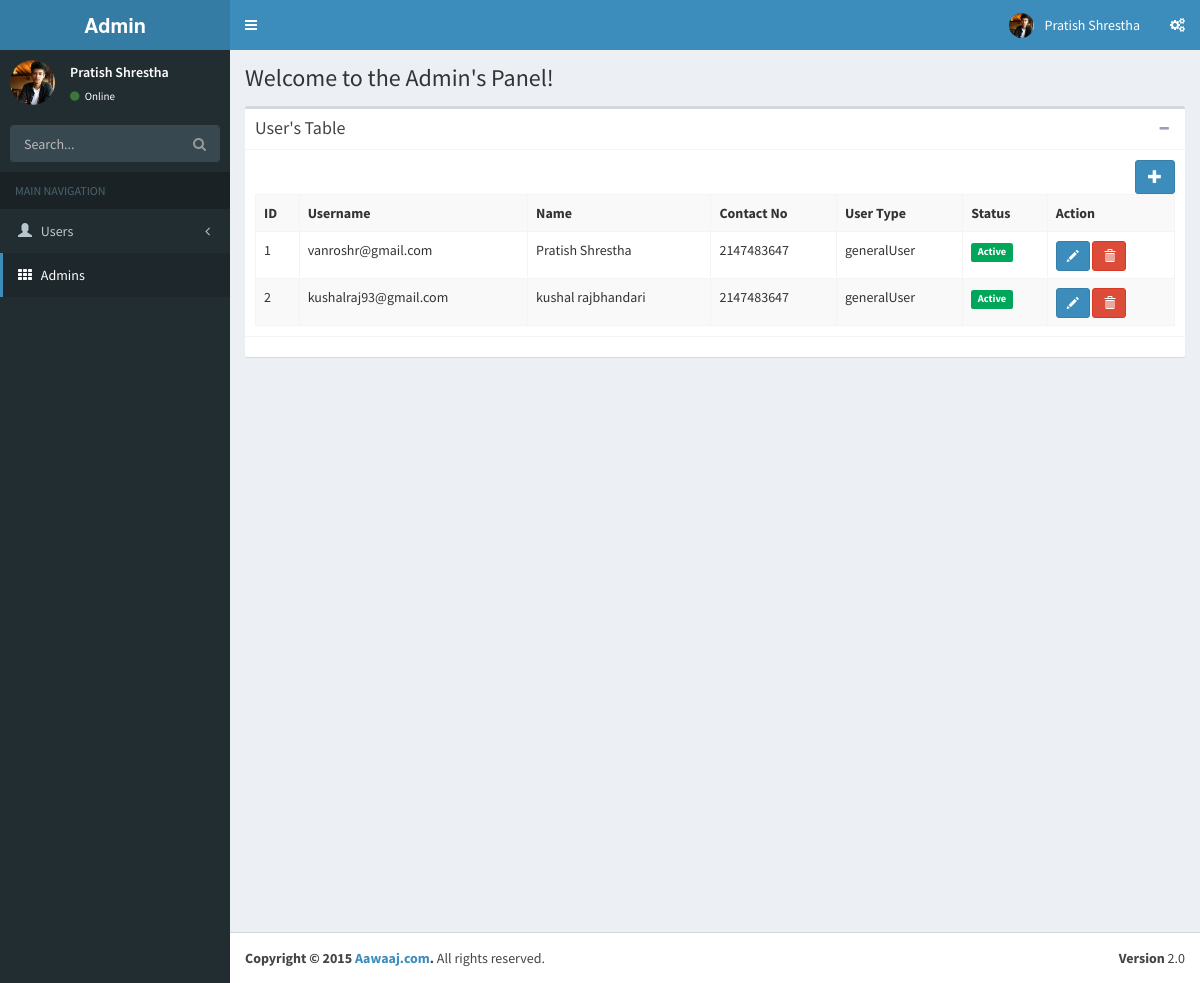
The app's page /admin/index.php with its own data.
### tables this page shows
CREATE TABLE IF NOT EXISTS `user` (
  `user_id` int(11) NOT NULL AUTO_INCREMENT,
  `user_name` varchar(30) NOT NULL,
  `first_name` varchar(20) NOT NULL,
  `last_name` varchar(20) NOT NULL,
  `contact_number` int(30) NOT NULL,
  `user_type` enum('generalUser','organization','welfare') NOT NULL,
  `user_status` tinyint(1) NOT NULL,
  `user_hash` varchar(255) DEFAULT NULL,
  PRIMARY KEY (`user_id`),
  UNIQUE KEY `user_name` (`user_name`)
);

### config/routes.php (called while the page is built)
<?php
	$routes['users'] = 'AdminUserController';
	$routes['general'] = 'GeneralUserController';
	$routes['org'] = 'OrganizationController';
	$routes['welf'] = 'WelfareController';
	$routes['fund'] = 'FundController';
	$routes['profile'] = 'ProfileController';
?>

### admin/views/admin/container.php (called while the page is built)
<?php
include_once(ROOT_PATH."admin/views/admin/header.php");
include_once(ROOT_PATH."admin/views/admin/".$view_page.".php");
include_once(ROOT_PATH."admin/views/admin/footer.php");

### admin/system/repository/userrepository.class.php (called while the page is built, shortened)
<?php
	class UserRepository{
		private $db;
		public function __construct(){
			$this->db = new DBConnection();
		}
		public function get_all(){
			$user_list = array();
			$this->db->connect();
			$sql = "SELECT * FROM user";
			$result = $this->db->fetchquery($sql);
			while($row = $result->fetch_assoc()){
				$user = new User();
				$user->set_user_id($row['user_id']);
				$user->set_user_name($row['user_name']);
				$user->set_first_name($row['first_name']);
				$user->set_last_name($row['last_name']);
				$user->set_contact_number($row['contact_number']);
				$user->set_user_type($row['user_type']);
				$user->set_user_status($row['user_status']);
				array_push($user_list,$user);
			}
			return $user_list;
		}
	}
?>

### admin/system/dbUtil/dbconnection.class.php (called while the page is built, shortened)
<?php
	class DBConnection{
		private $conn;
		public function connect(){
			$this->conn = new mysqli(HOSTNAME,USERNAME,PASSWORD,DATABASE);
		}
		public function fetchquery($sql){
			return $this->conn->query($sql);
		}
	}
?>

### admin/system/model/user.class.php (called while the page is built, shortened)
<?php
	class User{
		private $user_id;
		private $user_name;
		private $first_name;
		private $last_name;
		private $contact_number;
		private $user_type;
		private $user_status;
		public function get_user_id(){
			return $this->user_id;
		}
		public function set_user_id($user_id){
			$this->user_id = $user_id;
		}
		public function get_user_name(){
			return $this->user_name;
		}
		public function set_user_name($user_name){
			$this->user_name = $user_name;
		}
		public function get_first_name(){
			return $this->first_name;
		}
		public function set_first_name($first_name){
			$this->first_name = $first_name;
		}
		public function get_last_name(){
			return $this->last_name;
		}
		public function set_last_name($last_name){
			$this->last_name = $last_name;
		}
		public function get_contact_number(){
			return $this->contact_number;{}
		}
		public function set_contact_number($contact_number){
			$this->contact_number = $contact_number;
		}
		public function get_user_type(){
			return $this->user_type;
		}
		public function set_user_type($user_type){
			$this->user_type = $user_type;
		}
		public function get_user_status(){
			return $this->user_status ;
		}
		public function set_user_status($user_status){
			$this->user_status = $user_status;
		}
	}
?>

### admin/views/admin/adminusersview/index.php (the view, shortened to what this page needs)
<section class="content-header">
  <h1>
   Welcome to the Admin's Panel!
  </h1>
</section>
<section class="content">
  <div class="box">
    <div class="box-header with-border">
      <h3 class="box-title">User's Table</h3>
      <div class="box-tools pull-right">
        <button class="btn btn-box-tool" data-widget="collapse" data-toggle="tooltip" title="Collapse"><i class="fa fa-minus"></i></button>
      </div>
    </div>
    <div class="box-body">
      <a href="<?php echo BASE_URL;?>admin/index.php?page=admin&m=add" class="pull-right btn btn-primary"><span class ="glyphicon glyphicon-plus"></span></a>
      <table class="table table-bordered table-hover table-striped">
        <tr>
          <th>ID</th>
          <th>Username</th>
          <th>Name</th>
          <th>Contact No</th>
          <th>User Type</th>
          <th>Status</th>
          <th>Action</th>
        </tr>
        <?php
        $id=1;
        foreach($this->userrepository->get_all() as $user){
         ?>
        <tr>
          <td><?php echo $id++?></td>
          <td><?php echo $user->get_user_name();?></td>
          <td><?php echo $user->get_first_name();?> <?php echo $user->get_last_name();?></td>
          <td><?php echo $user->get_contact_number();?></td>
          <td><?php echo $user->get_user_type();?></td>
          <?php if($user->get_user_status()==1){
            ?>
             <td><span class="label label-success">Active</span></td>
           <?php
           }else{
        ?>
          <td><span class="label label-danger">Inactive</span></td>
        <?php
         }
         ?>
          <td><a href="<?php echo BASE_URL;?>admin/index.php?page=admin&m=edit&id=<?php echo $user->get_user_id();?>" class="btn btn-primary btn-sm glyphicon glyphicon-pencil"></a>
              <a href="<?php echo BASE_URL;?>admin/index.php?page=admin&m=delete&id=<?php echo $user->get_user_id();?>" class="btn btn-danger btn-sm glyphicon glyphicon-trash" onclick="return confirm('Are you sure?')"></a></td>
        </tr>
        <?php
        }
          ?>
      </table>
    </div>
    <div class="box-footer">
    </div>
  </div>
</section>

### admin/index.php (shortened to what this page needs)
<?php
	if(isset($_GET['page'])){
		$page = $_GET['page'];
	}else{
		$page = "admin";
	}
	if(array_key_exists($page, $routes)){
		include_once(ROOT_PATH."admin/controllers/".$routes[$page].".php");
	}else{
		include_once(ROOT_PATH."admin/controllers/AdminUserController.php");
	}
?>

### admin/controllers/AdminUserController.php (shortened to what this page needs)
<?php include_once(ROOT_PATH."admin/system/model/user.class.php");?>
<?php include_once(ROOT_PATH."admin/system/repository/userrepository.class.php");?>
<?php
	class AdminUserController{
		public function __construct(){
			$this->userrepository = new UserRepository();
		}
		public function index(){
			$view_page="adminusersview/index";
			include_once(ROOT_PATH."admin/views/admin/container.php");
		}
	}
	$adminusercontroller = new AdminUserController();
	if(isset($_GET['m'])){
		$method=$_GET['m'];
	}else{
		$method = "index";
	}
	switch($method){
		case "index":
			$adminusercontroller->index();
			break;
	}
?>

### admin/views/admin/header.php (shortened to what this page needs)
<!DOCTYPE html>
<html>
  <head>
    <link href="<?php echo BASE_URL?>admin/assets/bootstrap/css/bootstrap.min.css" rel="stylesheet" type="text/css" />
    <link href="<?php echo BASE_URL?>admin/assets/font-awesome/css/font-awesome.min.css" rel="stylesheet" type="text/css" />
    <link href="<?php echo BASE_URL?>admin/assets/ionicons.min.css" rel="stylesheet" type="text/css" />
    <link href="<?php echo BASE_URL?>admin/assets/dist/css/AdminLTE.min.css" rel="stylesheet" type="text/css" />
    <link href="<?php echo BASE_URL?>admin/assets/dist/css/skins/_all-skins.min.css" rel="stylesheet" type="text/css" />
  </head>
  <body class="skin-blue sidebar-mini">
    <div class="wrapper">
      <header class="main-header">
        <a href="<?php echo BASE_URL;?>admin/index.php?page=admin" class="logo">
          <span class="logo-lg"><b>Admin</b></span>
        </a>
        <nav class="navbar navbar-static-top" role="navigation">
          <a href="#" class="sidebar-toggle" data-toggle="offcanvas" role="button">
          </a>
          <div class="navbar-custom-menu">
            <ul class="nav navbar-nav">
              <li class="dropdown user user-menu">
                <a href="#" class="dropdown-toggle" data-toggle="dropdown">
                  <img src="<?php echo BASE_URL?>admin/assets/dist/img/user-pratish.jpg" class="user-image" alt="User Image" />
                  <span class="hidden-xs">Pratish Shrestha</span>
                </a>
              </li>
              <li>
                <a href="#" data-toggle="control-sidebar"><i class="fa fa-gears"></i></a>
              </li>
            </ul>
          </div>
        </nav>
      </header>
      <?php include_once(ROOT_PATH."admin/views/admin/sidebar.php");?>
      <div class="content-wrapper">

### admin/views/admin/sidebar.php (shortened to what this page needs)
<aside class="main-sidebar">
  <section class="sidebar">
    <div class="user-panel">
      <div class="pull-left image">
        <img src="<?php echo BASE_URL?>admin/assets/dist/img/user-pratish.jpg" class="img-circle" alt="User Image" />
      </div>
      <div class="pull-left info">
        <p>Pratish Shrestha</p>
        <a href="#"><i class="fa fa-circle text-success"></i> Online</a>
      </div>
    </div>
    <form action="#" method="get" class="sidebar-form">
      <div class="input-group">
        <input type="text" name="q" class="form-control" placeholder="Search..." />
        <span class="input-group-btn">
          <button type="submit" name="search" id="search-btn" class="btn btn-flat"><i class="fa fa-search"></i></button>
        </span>
      </div>
    </form>
    <ul class="sidebar-menu">
      <li class="header">MAIN NAVIGATION</li>
      <li class="treeview">
        <a href="#">
          <i class="glyphicon glyphicon-user"></i> <span>Users</span> <i class="fa fa-angle-left pull-right"></i>
        </a>
        <li class="active">
        <a href="widgets.html">
          <i class="fa fa-th"></i> <span>Admins</span>
        </a>
        </li>
      </li>
  </section>
</aside>

### admin/views/admin/footer.php (shortened to what this page needs)
 </div>
      <footer class="main-footer">
        <div class="pull-right hidden-xs">
          <b>Version</b> 2.0
        </div>
        <strong>Copyright &copy; <?php echo date("Y");?> <a href="">Aawaaj.com</a>.</strong> All rights reserved.
      </footer>
    </div>
  </body>
</html>

### records on screen
user: user_name "vanroshr@gmail.com", first_name "Pratish", last_name "Shrestha", contact_number "2147483647", user_type "generalUser", user_status "Active"
user: user_name "kushalraj93@gmail.com", first_name "kushal", last_name "rajbhandari", contact_number "2147483647", user_type "generalUser", user_status "Active"
